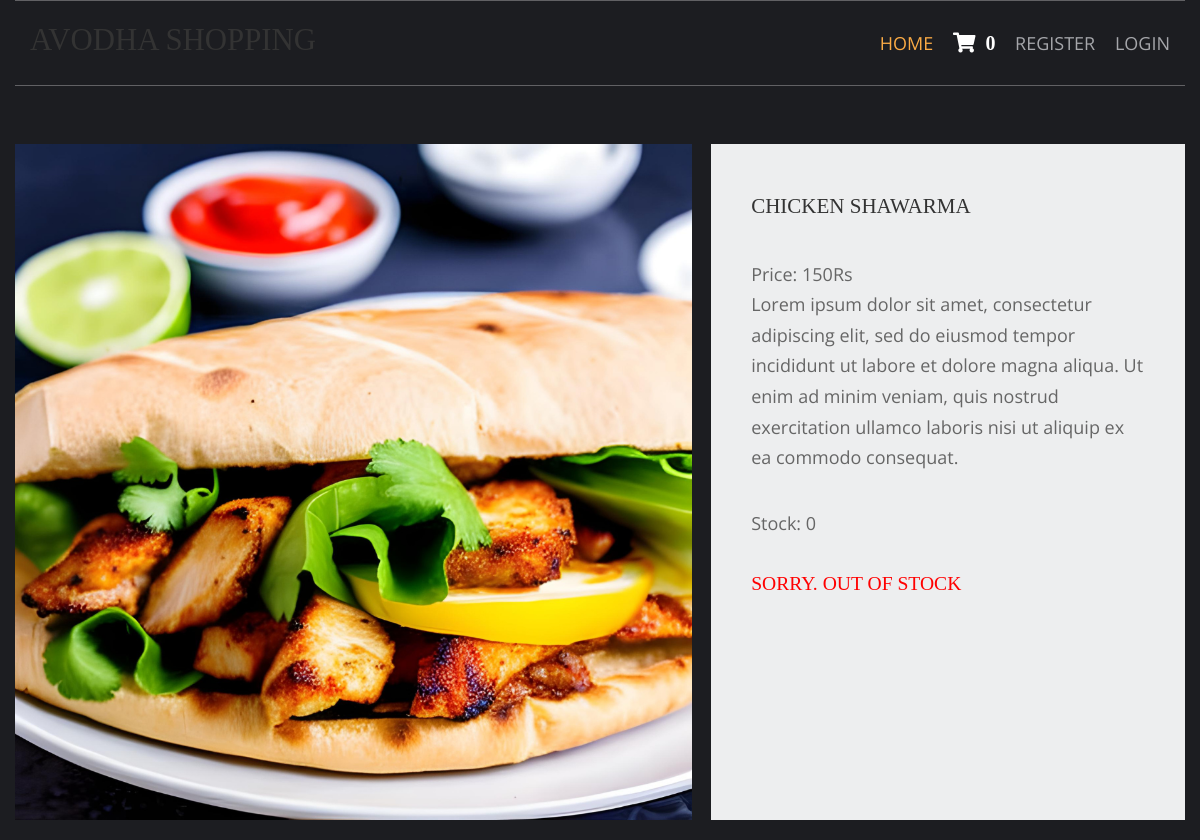
The page /chicken-recipie/chicken-shawarma on the database its author committed.
### shopp/models.py (models this page shows, shortened)
class products(models.Model):
    name=models.CharField(max_length=250,unique=True)
    slug=models.SlugField(max_length=250,unique=True,allow_unicode=True, default='')
    img=models.ImageField(upload_to='product')
    desc=models.TextField()
    stock=models.IntegerField()
    available=models.BooleanField()
    price=models.IntegerField()
    category=models.ForeignKey(categ,on_delete=models.CASCADE)

### shopp/views.py (the view)
# urls.py: path('<slug:c_slug>/<slug:product_slug>',views.prodDetails,name='details'),
def prodDetails(request,c_slug,product_slug):
    try:
        prod=products.objects.get(category__slug=c_slug,slug=product_slug)
    except Exception as e:
        raise e
    return render(request,'details.html',{'pr':prod})

### cart/context_processor.py (called while the page is built)
def count(request):
    item_count=0;
    if 'admin' in request.path:
        return {}
    else:
        try:
            ct=cartlist.objects.filter(cart_id=c_id(request))
            cti=items.objects.all().filter(cart=ct[:1])
            for c in cti:
                item_count+=c.quan
        except cartlist.DoesNotExit:
            item_count=0
        return dict(itc=item_count)

### cart/views.py (called while the page is built)
def c_id(request):
    ct_id=request.session.session_key
    if not ct_id:
        ct_id=request.session.create()
    return ct_id

### templates/details.html (shortened to what this page needs)
{% extends 'base.html' %}
{% load static %}
{% block content %}
<html lang="en">
<head>
    <link href="{% static 'det/fontawesome/ all.min.css' %}" rel="stylesheet" />
    <link href="{% static 'det/css/templatemo-comparto.css' %}" rel="stylesheet" />
</head>
<body>
    <br><br>
        <section class="tm-mb-1" id="about">
            <div class="tm-row tm-about-row">
                <div class="tm-section-1-l">
                    <img src="{{pr.img.url}}" alt="About image" class="tm-img-responsive">
                </div>
                <article class="tm-section-1-r tm-bg-color-8">
                    <h2 class="tm-mb-2 tm-title-color">{{pr.name}}</h2>
                    <p>Price: {{pr.price}}Rs <br>{{pr.desc}}</p>
                    <p>Stock: {{pr.stock}}</p>
 {%if pr.stock <= 0 %}
 <h1 style="color:red">Sorry. Out Of Stock
                {% else %}
                <a href="{% url 'addcart' pr.id%}" class="tm-btn tm-btn-1 tm-link-to-services">Add to Cart</a>
{% endif %}
                </article>
            </div>
        </section>
</body>
</html>
{% endblock %}

### templates/base.html (shortened to what this page needs)
{% load static %}
<html lang="">
<head>
<link href="{% static 'home/layout/styles/layout.css' %}" rel="stylesheet" type="text/css" media="all">
</head>
<body id="top">
    <div class="wrapper row1">
    <header id="header" class="hoc clear">
      <div id="logo" class="fl_left">
        <h1><a href="/">Avodha Shopping</a></h1>
      </div>
      <nav id="mainav" class="fl_right">
        <ul class="clear">
           <li class="active"><a href="/">Home</a></li>
           <li><a class="active" href="{% url 'cartDetails' %}"><i class="fa fa-shopping-cart" style="font-size:20px; color: white;">&nbsp;&nbsp;{{itc}}</i></a></li>
            <li><a class="active" href="accounts/register">Register</a></li>
           <li><a class="active" href="accounts/login">Login</a></li>
        </ul>
      </nav>
    </header>
  </div>
{% block content %}
{% endblock %}
</body>
</html>

### static/home/layout/styles/layout.css (style rules this page uses)
.row1 { border:solid; border-width:1px 0; }
#header #logo { margin:22px 0 0 0; }
#header #logo h1 { margin:0; padding:0; font-size:2.2rem; text-transform:uppercase; }
*, *::before, *::after { transition:all .3s ease-in-out; }
nav ul, nav ol { margin:0; padding:0; list-style:none; }
#mainav, #breadcrumb, .sidebar nav { line-height:normal; }
#mainav ul { text-transform:uppercase; }
#mainav li { display:inline-block; position:relative; margin:0 15px 0 0; padding:0; }
#mainav li:last-child { margin-right:0; }
#mainav li a { display:block; padding:30px 0; }
body { color:#A5A6AA; background-color:#1C1D21; }
a { color:#FBAB45; }
.row1 { border-color:rgba(255,255,255,.3); }
#header #logo h1 a { color:inherit; }
#mainav li a { color:inherit; }
#mainav .active a, #mainav a:hover, #mainav li:hover > a { color:#FBAB45; background-color:inherit; }
@media screen and (min-width:1140px) { .hoc { max-width:1140px; } }

### static/det/css/templatemo-comparto.css (style rules this page uses)
*, *::before, *::after { box-sizing: border-box; outline: none; }
ul, h1, h2, h3, h4, p, figure { padding: 0; margin: 0; }
body { font-family: 'Open Sans', Arial, sans-serif; font-size: 18px; overflow-x: hidden; padding-left: 15px; padding-right: 15px; margin: 0; }
h2 { font-size: 1.5rem; }
a { transition: all 0.3s ease; text-decoration: none; }
p { color: #666; line-height: 1.7; margin-bottom: 35px; }
h1, h2, h3, h4, h5, h6 { color: #333; }
.tm-mb-1 { margin-bottom: 20px; }
.tm-mb-2 { margin-bottom: 40px; }
.tm-bg-color-8 { background-color: #EDEEEF; }
.tm-img-responsive { max-width: 100%; height: auto; }
.tm-section-1-l { width: 57.85%; margin-right: 1.65%; }
.tm-section-1-r { padding: 50px 40px; width: 40.5%; }
.tm-row { display: flex; }
a { color: #666; }

### static/home/layout/styles/framework.css (style rules this page uses)
html { overflow-y:scroll; overflow-x:hidden; }
html, body { margin:0; padding:0; font-size:14px; line-height:1.6em; }
*, *::before, *::after { box-sizing:border-box; }
.clear, .group { display:block; }
.clear::before, .clear::after, .group::before, .group::after { display:table; content:""; }
.clear, .clear::after, .group, .group::after { clear:both; }
a { outline:none; text-decoration:none; }
.fl_left, .imgl { float:left; }
.fl_right, .imgr { float:right; }
img { width:auto; max-width:100%; height:auto; margin:0; padding:0; border:none; line-height:normal; vertical-align:middle; }
body, input, textarea, select { font-family:Verdana, Geneva, sans-serif; }
h1, h2, h3, h4, h5, h6, .heading { font-family:Georgia, "Times New Roman", Times, serif; }
::placeholder { opacity:1; }
h1, h2, h3, h4, h5, h6, .heading { margin:0 0 20px 0; font-size:1.4rem; line-height:normal; font-weight:normal; text-transform:uppercase; }
.wrapper { display:block; position:relative; width:100%; margin:0; padding:0; text-align:left; word-wrap:break-word; }
.hoc { display:block; margin:0 auto; }
address, article, aside, figcaption, figure, footer, header, main, nav, section { display:block; margin:0; padding:0; }

### rows shown on the page
products: img (picture), name "CHICKEN SHAWARMA", price "150", desc "Lorem ipsum dolor sit amet, consectetur adipiscing elit, sed do eiusmod tempor incididunt ut labore et dolore magna aliqua. Ut enim ad minim veniam, quis nostrud exercitation ullamco laboris nisi ut aliquip ex ea commodo consequat.", stock "0"

### other values the page prints
{{ itc }} "0"
